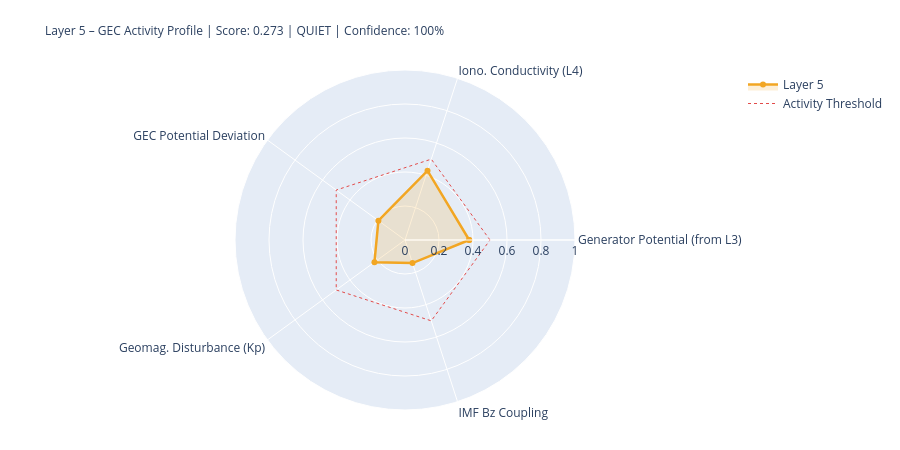

Notebook code cell kept with this figure:
### Markdown cell above
---
## 5. State Assessment & Handoff to Layer 6

### Code cell
# ============================================================
# LAYER-5-SCORE
# ============================================================

# Components
# 1) Generator activity (Layer-3-driven)
gen_score = norm(generator_strength, 0.3, 2.0)
gen_src   = 'from_layer3' if l3_thunder_score is not None else 'estimated'

# 2) Ionospheric conductivity (Layer-4-driven)
iono_score = norm(iono_cond_factor, 0.7, 1.4)
iono_src   = 'from_layer4' if l4_ioniz is not None else 'estimated'

# 3) GEC potential deviation from reference
pot_score = norm(abs(delta_V_pct), 0, 30)  # 0 = at reference, 1 = 30% deviation
pot_src   = 'derived'

# 4) Geomagnetic disturbance (Kp) – modulates vertical currents
kp_score = norm(kp_val, 0, 9)
kp_src   = 'primary' if kp_now is not None else 'from_layer4'

# 5) IMF Bz coupling (southward = stronger M-I coupling → GEC influence)
bz_score = norm(-(bz_now or 0), -5, 30) if bz_now is not None else None
bz_src   = 'primary' if bz_now is not None else 'missing'

COMPONENTS = {
    'Generator Potential (from L3)':  {'score': gen_score,   'source': 'derived_from_layer3', 'dynamic': True},
    'Iono. Conductivity (L4)':      {'score': iono_score,  'source': iono_src, 'dynamic': True},
    'GEC Potential Deviation':      {'score': pot_score,   'source': pot_src,  'dynamic': True},
    'Geomag. Disturbance (Kp)':         {'score': kp_score,    'source': kp_src,   'dynamic': True},
    'IMF Bz Coupling':               {'score': bz_score,    'source': bz_src,   'dynamic': True},
}

available   = {k: v['score'] for k, v in COMPONENTS.items() if v['score'] is not None}
unavailable = [k for k, v in COMPONENTS.items() if v['score'] is None]
layer5_score = round(sum(available.values()) / len(available), 4) if available else None
confidence   = round(len(available) / len(COMPONENTS), 2)
level = ('unknown' if layer5_score is None
         else 'quiet'   if layer5_score < 0.3
         else 'moderate' if layer5_score < 0.6
         else 'active')
dominant_l5 = max(available, key=available.get) if available else 'none'

# Kp consistency: separate 1-min raw value from score value
kp_1m_raw   = kp_now          # directly from API (can be 0.0 during live measurement)
kp_for_score = kp_val          # from Layer-0 context or estimated value if needed
kp_score_src = kp_src

W = 68
print('=' * W)
print('LAYER 5 – GLOBAL ELECTRIC CIRCUIT – STATE ASSESSMENT')
print('=' * W)
for name, comp in COMPONENTS.items():
    s = comp['score']
    if s is not None:
        bar = '█' * int(s*20) + '░' * (20-int(s*20))
        print(f'  {name:<34} {bar}  {s:.3f}  [{comp["source"]}]')
    else:
        print(f'  {name:<34} {"─"*20}  n/a   [missing]')
print('-' * W)
print(f'  Score:         {layer5_score:.3f}  ({len(available)}/{len(COMPONENTS)} components)')
print(f'  Confidence:    {confidence:.0%}')
print(f'  Level:         {level.upper()}')
print(f'  Dominant:      {dominant_l5}')
print(f'  V_iono:        {V_iono_mod:.1f} kV  (Δ {delta_V_pct:+.1f}% vs. Ref)')
print(f'  I_total:       {I_total_mod:.1f} A   (Δ {delta_I_pct:+.1f}% vs. Ref)')
print('=' * W)

# Radar
cats   = list(available.keys())
vals_r = list(available.values())
if len(cats) >= 3:
    fig = go.Figure()
    fig.add_trace(go.Scatterpolar(
        r=vals_r + [vals_r[0]], theta=cats + [cats[0]],
        fill='toself', fillcolor='rgba(242,166,35,0.18)',
        line=dict(color='#F2A623', width=2.5), name='Layer 5'
    ))
    fig.add_trace(go.Scatterpolar(
        r=[0.5]*(len(cats)+1), theta=cats+[cats[0]],
        line=dict(color='#E24B4A', dash='dot', width=1),
        mode='lines', name='Activity Threshold'
    ))
    fig.update_layout(
        title=dict(
            text=f'Layer 5 – GEC Activity Profile | Score: {layer5_score:.3f} | {level.upper()} | Confidence: {confidence:.0%}',
            font=dict(size=12)
        ),
        polar=dict(radialaxis=dict(visible=True, range=[0,1])),
        height=450, showlegend=True,
        margin=dict(l=80, r=80, t=70, b=40)
    )
    fig.show()

### Figure 1 — Plotly figure (JSON) as saved in the notebook; plotly's stock layout.template omitted (floating-point values rounded to 4 significant figures)
{"data": [{"fill": "toself", "fillcolor": "rgba(242,166,35,0.18)", "line": {"color": "#F2A623", "width": 2.5}, "name": "Layer 5", "r": [0.3776, 0.4287, 0.1933, 0.2222, 0.1426, 0.3776], "theta": ["Generator Potential (from L3)", "Iono. Conductivity (L4)", "GEC Potential Deviation", "Geomag. Disturbance (Kp)", "IMF Bz Coupling", "Generator Potential (from L3)"], "type": "scatterpolar"}, {"line": {"color": "#E24B4A", "dash": "dot", "width": 1}, "mode": "lines", "name": "Activity Threshold", "r": [0.5, 0.5, 0.5, 0.5, 0.5, 0.5], "theta": ["Generator Potential (from L3)", "Iono. Conductivity (L4)", "GEC Potential Deviation", "Geomag. Disturbance (Kp)", "IMF Bz Coupling", "Generator Potential (from L3)"], "type": "scatterpolar"}], "layout": {"height": 450, "margin": {"b": 40, "l": 80, "r": 80, "t": 70}, "polar": {"radialaxis": {"range": [0, 1], "visible": true}}, "showlegend": true, "title": {"font": {"size": 12}, "text": "Layer 5 – GEC Activity Profile | Score: 0.273 | QUIET | Confidence: 100%"}}}
